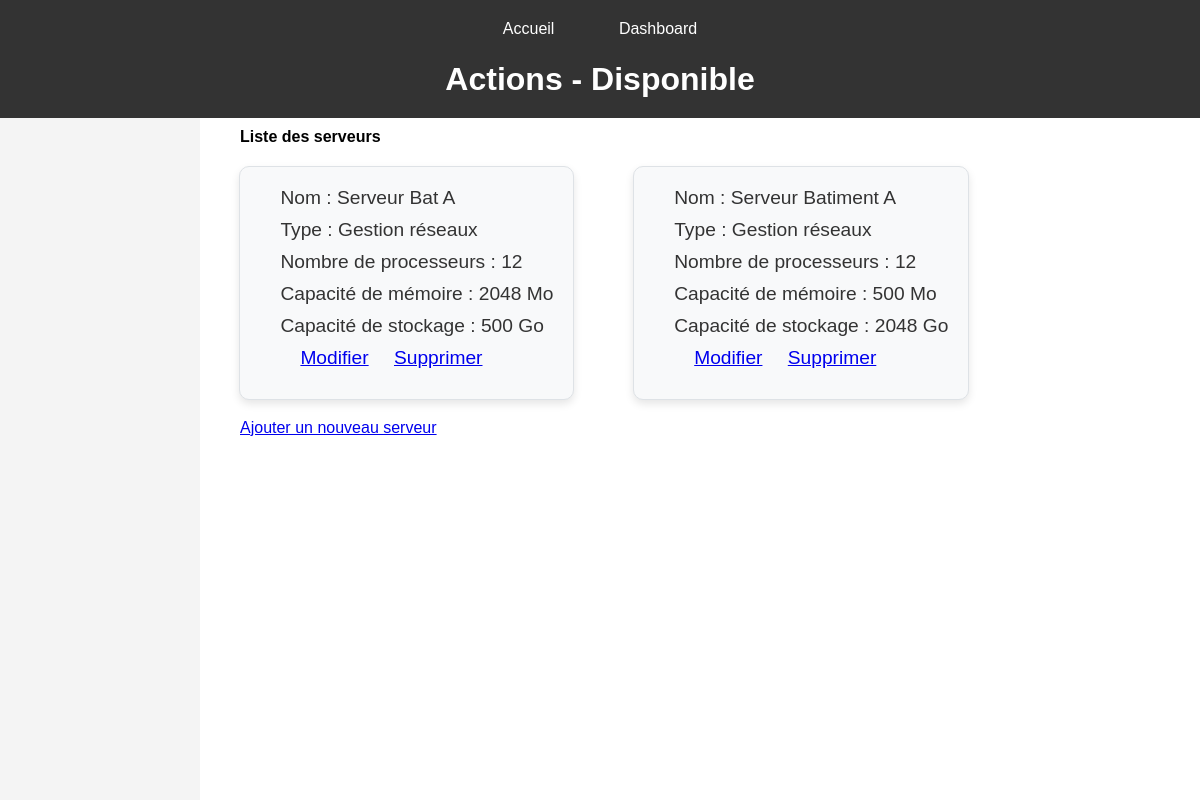
Screenshot of /servers/ with the database file from the repository.
### servops/models.py (models this page shows, shortened)
class Server(models.Model):
    name = models.CharField(max_length=200)
    server_type = models.ForeignKey(ServerType, on_delete=models.CASCADE)
    num_processors = models.IntegerField()
    memory_capacity = models.IntegerField()
    storage_capacity = models.IntegerField()
    used_storage = models.IntegerField(default=0)  # Espace utilisé en Go
    total_storage = models.IntegerField(default=0)  # Capacité totale de stockage en Go

class ServerType(models.Model):
    type = models.CharField(max_length=200)
    description = models.TextField()

### servops/views.py (the view)
# urls.py: path('servers/', views.servers, name='servers_crud'),
def servers(request):
    servers = Server.objects.all()
    return render(request, 'servops/CRUD/CRUD_serveurs/home.html', {'servers': servers})

### servops/templates/servops/CRUD/CRUD_serveurs/home.html (shortened to what this page needs)
{% extends 'servops/MAIN/main_dashboard.html' %}
{% block header %}Actions - Disponible{% endblock %}
{% block content %}
<h2>Liste des serveurs</h2>
<div class="container">
    {% for server in servers %}
    <div class="service-box">
        <p>Nom : {{ server.name }}</p>
        <p>Type : {{ server.server_type.type }}</p>
        <p>Nombre de processeurs : {{ server.num_processors }}</p>
        <p>Capacité de mémoire : {{ server.memory_capacity }} Mo</p>
        <p>Capacité de stockage : {{ server.storage_capacity }} Go</p>
        <p>
            <a href="{% url 'update_server' server.id %}">Modifier</a>
            <a href="{% url 'delete_server' server.id %}">Supprimer</a>
        </p>
    </div>
    {% endfor %}
</div>
<a href="{% url 'create_server' %}">Ajouter un nouveau serveur</a>
{% endblock content %}

### servops/static/main.css (style rules this page uses)
* { margin: 0; padding: 0; box-sizing: border-box; }
html, body { width: 100%; height: 100%; font-family: Arial, sans-serif; }
html { scroll-behavior: smooth; }
main p, main h1, main h2, main h3, a { font-size: 1em; margin-left: 20px; }
.container { display: flex; flex-wrap: wrap; gap: 20px; }
.service-box { margin: 2%; background-color: #f8f9fa; border: 1px solid #dee2e6; padding: 20px; border-radius: 10px; box-shadow: 0 4px 8px rgba(0, 0, 0, 0.1); transition: transform 0.2s ease, box-shadow 0.2s ease; }
.service-box p { font-size: 1.2em; color: #333; margin-bottom: 10px; }

### rows the page displays
Server: name "Serveur Bat A", server_type.type "Gestion réseaux", num_processors "12", memory_capacity "2048", storage_capacity "500"
Server: name "Serveur Batiment A", server_type.type "Gestion réseaux", num_processors "12", memory_capacity "500", storage_capacity "2048"
